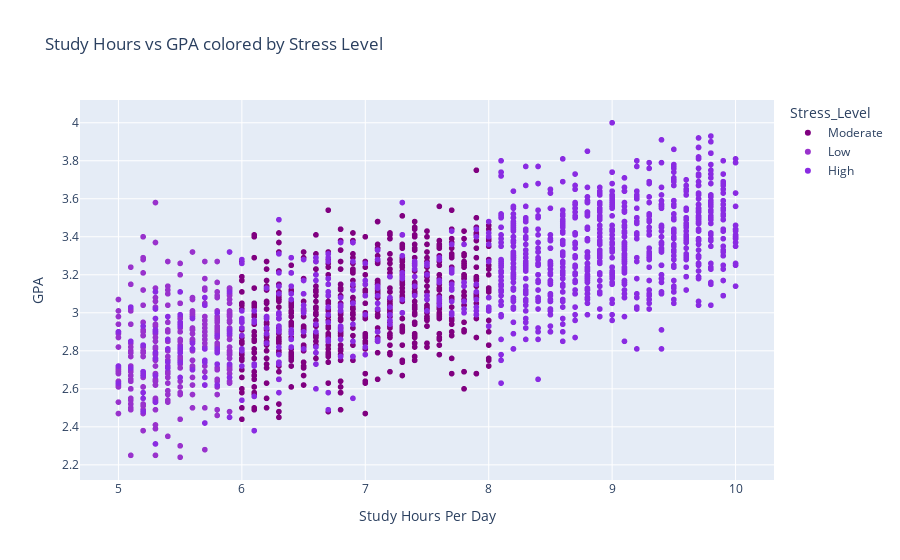

The notebook cell saved with this chart:
### Code cell
#scatter graph
import plotly.express as px

# Define a purple-based color sequence (one tone for each category)
purple_colors = ['#800080', '#9932CC', '#8A2BE2']  # Purple, Dark Orchid, Blue Violet

fig = px.scatter(
    df,
    x='Study_Hours_Per_Day',
    y='GPA',
    color='Stress_Level',
    color_discrete_sequence=purple_colors,
    title='Study Hours vs GPA colored by Stress Level',
    labels={'Study_Hours_Per_Day': 'Study Hours Per Day', 'GPA': 'GPA'}
)

fig.show()

### Figure 1 — Plotly figure (JSON) as saved in the notebook; plotly's stock layout.template omitted (floating-point values rounded to 4 significant figures; data arrays with more than 128 entries replaced by an {"elided": "..."} marker saying what was removed)
{"data": [{"hovertemplate": "Stress_Level=Moderate<br>Study Hours Per Day=%{x}<br>GPA=%{y}<extra></extra>", "legendgroup": "Moderate", "marker": {"color": "#800080", "symbol": "circle"}, "mode": "markers", "name": "Moderate", "showlegend": true, "type": "scattergl", "x": {"elided": "674 float values"}, "xaxis": "x", "y": {"elided": "674 float values"}, "yaxis": "y"}, {"hovertemplate": "Stress_Level=Low<br>Study Hours Per Day=%{x}<br>GPA=%{y}<extra></extra>", "legendgroup": "Low", "marker": {"color": "#9932CC", "symbol": "circle"}, "mode": "markers", "name": "Low", "showlegend": true, "type": "scattergl", "x": {"elided": "297 float values"}, "xaxis": "x", "y": {"elided": "297 float values"}, "yaxis": "y"}, {"hovertemplate": "Stress_Level=High<br>Study Hours Per Day=%{x}<br>GPA=%{y}<extra></extra>", "legendgroup": "High", "marker": {"color": "#8A2BE2", "symbol": "circle"}, "mode": "markers", "name": "High", "showlegend": true, "type": "scattergl", "x": {"elided": "1029 float values"}, "xaxis": "x", "y": {"elided": "1029 float values"}, "yaxis": "y"}], "layout": {"autosize": true, "legend": {"title": {"text": "Stress_Level"}, "tracegroupgap": 0}, "title": {"text": "Study Hours vs GPA colored by Stress Level"}, "xaxis": {"anchor": "y", "autorange": true, "domain": [0, 1], "range": [4.696, 10.3], "title": {"text": "Study Hours Per Day"}, "type": "linear"}, "yaxis": {"anchor": "x", "autorange": true, "domain": [0, 1], "range": [2.095, 4.145], "title": {"text": "GPA"}, "type": "linear"}}}
